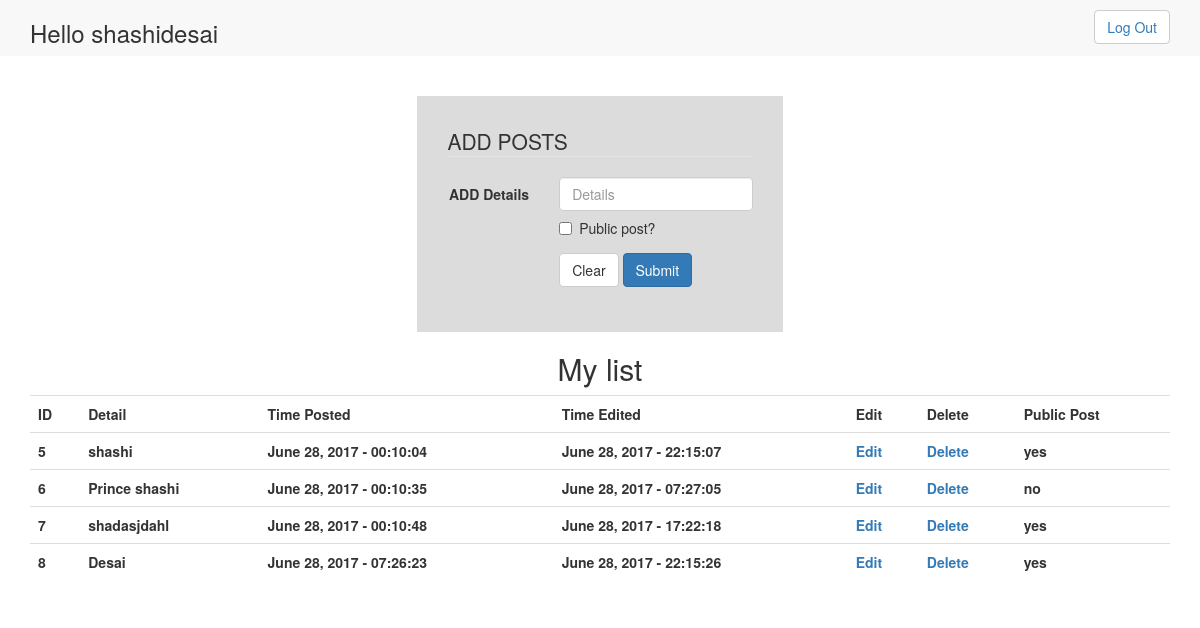
Page /home.php (signed in) on the committed database.
### tables this page shows
CREATE TABLE `reg2` (
  `id` int(11) NOT NULL,
  `detail` text NOT NULL,
  `date_posted` varchar(30) NOT NULL,
  `time_posted` time NOT NULL,
  `date_edited` varchar(30) NOT NULL,
  `time_edited` time NOT NULL,
  `public` varchar(5) NOT NULL
);

### home.php (the view, shortened to what this page needs)
<!DOCTYPE html>
<html>
    <head>
        <link rel="stylesheet" href="https://maxcdn.bootstrapcdn.com/bootstrap/3.3.7/css/bootstrap.min.css">
    </head>
   <?php
   $user = $_SESSION['user'];
   ?>
    <body>
    <div class="nav navbar-default">
      <div class="container">
      <div class="navbar-header">
        <h3 >Hello <?php print "$user"; ?> </h3>  </div>
        <button class="btn btn-default pull-right" style=" margin-top: 10px"><a href="logout.php">Log Out</a></button>
    </div>
    </div><br><br>
    <div class="container">
<form class="form-horizontal" action="add.php" method="POST" style="display: table; margin: 0 auto; padding: 30px; background-color: gainsboro;">
  <fieldset>
    <legend>ADD POSTS</legend>
    <div class="form-group">
      <label for="inputDetail" class="col-lg-4 control-label">ADD Details</label>
      <div class="col-lg-8">
        <input type="text" class="form-control" id="inputDetail" placeholder="Details" name="details">
        <div class="checkbox">
          <label>
            <input type="checkbox" name="public[]" value="yes" > Public post?
          </label>
        </div>
      </div>
    </div>
    <div class="form-group">
      <div class="col-lg-8 col-lg-offset-4">
        <button type="reset" class="btn btn-default">Clear</button>
        <button type="submit" class="btn btn-primary">Submit</button>
      </div>
    </div>
  </fieldset>
</form>
    <h2 align="center">My list</h2>
    <table width="100%" class="table table-hover">
      <tr>
        <th>ID</th>
        <th>Detail</th>
        <th>Time Posted</th>
        <th>Time Edited</th>
        <th>Edit</th>
        <th>Delete</th>
        <th>Public Post</th>
      </tr>
      <?php
      $conn = mysqli_connect("localhost","root","","project");
      $query =mysqli_query($conn, "SELECT * FROM reg2");
      while($row = mysqli_fetch_assoc($query)){
      print "<tr>";
      print "<th align=center>".$row['id']."</th>";
      print "<th align=center>".$row['detail']."</th>";
      print "<th align=center>".$row['date_posted']." - ". $row['time_posted']."</th>";
      print "<th align=center>".$row['date_edited']." - ". $row['time_edited']."</th>";
      print "<th align=center><a href = 'edit.php?id=".$row["id"]."'>Edit</a></th>";
      print '<th align=center><a href = "#" onclick = "myFunction('.$row['id'].')">Delete</a></th>';
      print "<th align=center>".$row['public']."</th>";
      }
      print "</tr>";
      ?>
    </table>
</div>
    </body>
    </html>

### rows in the picture
reg2: id "5", detail "shashi", date_posted "June 28, 2017", time_posted "00:10:04", date_edited "June 28, 2017", time_edited "22:15:07", public "yes"
reg2: id "6", detail "Prince shashi", date_posted "June 28, 2017", time_posted "00:10:35", date_edited "June 28, 2017", time_edited "07:27:05", public "no"
reg2: id "7", detail "shadasjdahl", date_posted "June 28, 2017", time_posted "00:10:48", date_edited "June 28, 2017", time_edited "17:22:18", public "yes"
reg2: id "8", detail "Desai", date_posted "June 28, 2017", time_posted "07:26:23", date_edited "June 28, 2017", time_edited "22:15:26", public "yes"

### other values in the picture
$user "shashidesai"
